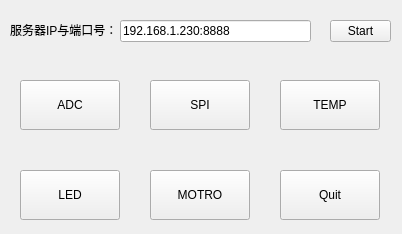
<?xml version="1.0" encoding="UTF-8"?>
<ui version="4.0">
 <class>Widget</class>
 <widget class="QWidget" name="Widget">
  <property name="geometry">
   <rect>
    <x>0</x>
    <y>0</y>
    <width>402</width>
    <height>234</height>
   </rect>
  </property>
  <property name="windowTitle">
   <string>Widget</string>
  </property>
  <widget class="QPushButton" name="main_spiButton">
   <property name="geometry">
    <rect>
     <x>150</x>
     <y>80</y>
     <width>100</width>
     <height>50</height>
    </rect>
   </property>
   <property name="text">
    <string>SPI</string>
   </property>
   <property name="iconSize">
    <size>
     <width>32</width>
     <height>32</height>
    </size>
   </property>
  </widget>
  <widget class="QLineEdit" name="main_addrEdit">
   <property name="enabled">
    <bool>true</bool>
   </property>
   <property name="geometry">
    <rect>
     <x>120</x>
     <y>20</y>
     <width>191</width>
     <height>22</height>
    </rect>
   </property>
   <property name="text">
    <string>192.168.1.230:8888</string>
   </property>
  </widget>
  <widget class="QPushButton" name="main_startButton">
   <property name="geometry">
    <rect>
     <x>330</x>
     <y>20</y>
     <width>61</width>
     <height>22</height>
    </rect>
   </property>
   <property name="text">
    <string>Start</string>
   </property>
  </widget>
  <widget class="QPushButton" name="main_adcButton">
   <property name="geometry">
    <rect>
     <x>20</x>
     <y>80</y>
     <width>100</width>
     <height>50</height>
    </rect>
   </property>
   <property name="sizePolicy">
    <sizepolicy hsizetype="Minimum" vsizetype="Fixed">
     <horstretch>0</horstretch>
     <verstretch>0</verstretch>
    </sizepolicy>
   </property>
   <property name="text">
    <string>ADC</string>
   </property>
   <property name="iconSize">
    <size>
     <width>32</width>
     <height>32</height>
    </size>
   </property>
  </widget>
  <widget class="QPushButton" name="main_quitButton">
   <property name="geometry">
    <rect>
     <x>280</x>
     <y>170</y>
     <width>100</width>
     <height>50</height>
    </rect>
   </property>
   <property name="text">
    <string>Quit</string>
   </property>
  </widget>
  <widget class="QPushButton" name="main_ledButton">
   <property name="geometry">
    <rect>
     <x>20</x>
     <y>170</y>
     <width>100</width>
     <height>50</height>
    </rect>
   </property>
   <property name="text">
    <string>LED</string>
   </property>
  </widget>
  <widget class="QPushButton" name="main_motroButton">
   <property name="geometry">
    <rect>
     <x>150</x>
     <y>170</y>
     <width>100</width>
     <height>50</height>
    </rect>
   </property>
   <property name="text">
    <string>MOTRO</string>
   </property>
  </widget>
  <widget class="QLabel" name="addr_label">
   <property name="geometry">
    <rect>
     <x>10</x>
     <y>20</y>
     <width>111</width>
     <height>20</height>
    </rect>
   </property>
   <property name="text">
    <string>服务器IP与端口号：</string>
   </property>
  </widget>
  <widget class="QPushButton" name="main_tempButton">
   <property name="geometry">
    <rect>
     <x>280</x>
     <y>80</y>
     <width>100</width>
     <height>50</height>
    </rect>
   </property>
   <property name="text">
    <string>TEMP</string>
   </property>
  </widget>
 </widget>
 <layoutdefault spacing="6" margin="11"/>
 <resources/>
 <connections/>
</ui>
